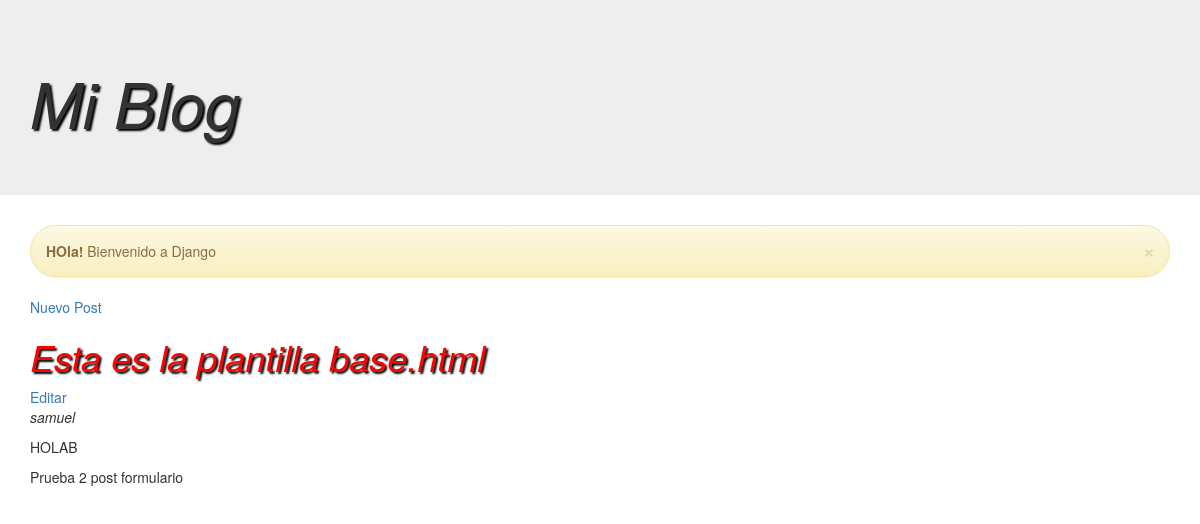
The app's page /post/4/ with its own data.
### blog/models.py (models this page shows, shortened)
class Post(models.Model):
    author = models.ForeignKey('auth.User')
    title = models.CharField(max_length=200)
    text = models.TextField()
    create_date = models.DateTimeField(
            default=timezone.now)
    published_date = models.DateTimeField(
            blank=True, null=True)

### blog/views.py (the view)
# urls.py: url(r'^post/(?P<pk>[0-9]+)/$', views.post_detail, name='post_detail'),
def post_detail(request, pk):
    post = get_object_or_404(Post, pk=pk)
    return render(request, 'blog/post_detail.html', {"post" : post})

### blog/templates/blog/post_detail.html
{% extends 'blog/base.html' %}
{% block content %}
        	<div>
        	<a href="{% url 'post_edit' pk=post.pk %}">Editar</a>
        	<p><i>{{ post.author }}</i></p>
        	<p>{{ post.title|upper }}</p>
        	<p>{{ post.text }}</p>
        	</div>
  {% endblock %}

### records on screen
Post: author "samuel", title "HOLAB", text "Prueba 2 post formulario"
